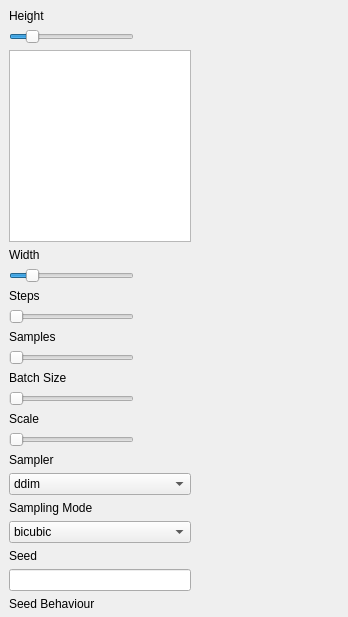
<?xml version="1.0" encoding="UTF-8"?>
<ui version="4.0">
 <class>txt2img_params</class>
 <widget class="QWidget" name="txt2img_params">
  <property name="geometry">
   <rect>
    <x>0</x>
    <y>0</y>
    <width>348</width>
    <height>617</height>
   </rect>
  </property>
  <property name="windowTitle">
   <string>Text-to-Image</string>
  </property>
  <property name="styleSheet">
   <string notr="true"/>
  </property>
  <widget class="QStackedWidget" name="stackedWidget">
   <property name="geometry">
    <rect>
     <x>0</x>
     <y>0</y>
     <width>200</width>
     <height>740</height>
    </rect>
   </property>
   <property name="maximumSize">
    <size>
     <width>200</width>
     <height>16777215</height>
    </size>
   </property>
   <property name="currentIndex">
    <number>0</number>
   </property>
   <widget class="QWidget" name="Settings">
    <layout class="QVBoxLayout" name="verticalLayout_3">
     <item>
      <widget class="QLabel" name="label">
       <property name="maximumSize">
        <size>
         <width>16777215</width>
         <height>20</height>
        </size>
       </property>
       <property name="styleSheet">
        <string notr="true"/>
       </property>
       <property name="text">
        <string>Height</string>
       </property>
      </widget>
     </item>
     <item>
      <widget class="QSlider" name="height">
       <property name="maximumSize">
        <size>
         <width>125</width>
         <height>16777215</height>
        </size>
       </property>
       <property name="minimum">
        <number>256</number>
       </property>
       <property name="maximum">
        <number>2048</number>
       </property>
       <property name="singleStep">
        <number>64</number>
       </property>
       <property name="pageStep">
        <number>128</number>
       </property>
       <property name="value">
        <number>512</number>
       </property>
       <property name="orientation">
        <enum>Qt::Horizontal</enum>
       </property>
      </widget>
     </item>
     <item>
      <widget class="QTextEdit" name="height_edit"/>
     </item>
     <item>
      <widget class="QLabel" name="label_2">
       <property name="maximumSize">
        <size>
         <width>16777215</width>
         <height>20</height>
        </size>
       </property>
       <property name="text">
        <string>Width</string>
       </property>
      </widget>
     </item>
     <item>
      <widget class="QSlider" name="width">
       <property name="maximumSize">
        <size>
         <width>125</width>
         <height>16777215</height>
        </size>
       </property>
       <property name="minimum">
        <number>256</number>
       </property>
       <property name="maximum">
        <number>2048</number>
       </property>
       <property name="singleStep">
        <number>64</number>
       </property>
       <property name="pageStep">
        <number>128</number>
       </property>
       <property name="value">
        <number>512</number>
       </property>
       <property name="orientation">
        <enum>Qt::Horizontal</enum>
       </property>
      </widget>
     </item>
     <item>
      <widget class="QLabel" name="label_3">
       <property name="maximumSize">
        <size>
         <width>16777215</width>
         <height>20</height>
        </size>
       </property>
       <property name="text">
        <string>Steps</string>
       </property>
      </widget>
     </item>
     <item>
      <widget class="QSlider" name="steps">
       <property name="maximumSize">
        <size>
         <width>125</width>
         <height>16777215</height>
        </size>
       </property>
       <property name="minimum">
        <number>1</number>
       </property>
       <property name="orientation">
        <enum>Qt::Horizontal</enum>
       </property>
      </widget>
     </item>
     <item>
      <widget class="QLabel" name="label_4">
       <property name="maximumSize">
        <size>
         <width>16777215</width>
         <height>20</height>
        </size>
       </property>
       <property name="text">
        <string>Samples</string>
       </property>
      </widget>
     </item>
     <item>
      <widget class="QSlider" name="samples">
       <property name="maximumSize">
        <size>
         <width>125</width>
         <height>16777215</height>
        </size>
       </property>
       <property name="orientation">
        <enum>Qt::Horizontal</enum>
       </property>
      </widget>
     </item>
     <item>
      <widget class="QLabel" name="label_5">
       <property name="maximumSize">
        <size>
         <width>16777215</width>
         <height>20</height>
        </size>
       </property>
       <property name="styleSheet">
        <string notr="true"/>
       </property>
       <property name="text">
        <string>Batch Size</string>
       </property>
      </widget>
     </item>
     <item>
      <widget class="QSlider" name="batchsize">
       <property name="maximumSize">
        <size>
         <width>125</width>
         <height>16777215</height>
        </size>
       </property>
       <property name="orientation">
        <enum>Qt::Horizontal</enum>
       </property>
      </widget>
     </item>
     <item>
      <widget class="QLabel" name="label_6">
       <property name="maximumSize">
        <size>
         <width>16777215</width>
         <height>20</height>
        </size>
       </property>
       <property name="text">
        <string>Scale</string>
       </property>
      </widget>
     </item>
     <item>
      <widget class="QSlider" name="scale">
       <property name="sizePolicy">
        <sizepolicy hsizetype="Expanding" vsizetype="Fixed">
         <horstretch>0</horstretch>
         <verstretch>0</verstretch>
        </sizepolicy>
       </property>
       <property name="maximumSize">
        <size>
         <width>125</width>
         <height>16777215</height>
        </size>
       </property>
       <property name="orientation">
        <enum>Qt::Horizontal</enum>
       </property>
      </widget>
     </item>
     <item>
      <widget class="QLabel" name="label_8">
       <property name="maximumSize">
        <size>
         <width>16777215</width>
         <height>20</height>
        </size>
       </property>
       <property name="text">
        <string>Sampler</string>
       </property>
      </widget>
     </item>
     <item>
      <widget class="QComboBox" name="sampler_n">
       <item>
        <property name="text">
         <string>ddim</string>
        </property>
       </item>
       <item>
        <property name="text">
         <string>plms</string>
        </property>
       </item>
       <item>
        <property name="text">
         <string>klms</string>
        </property>
       </item>
       <item>
        <property name="text">
         <string>dpm2</string>
        </property>
       </item>
       <item>
        <property name="text">
         <string>dpm2_ancestral</string>
        </property>
       </item>
       <item>
        <property name="text">
         <string>heun</string>
        </property>
       </item>
       <item>
        <property name="text">
         <string>euler</string>
        </property>
       </item>
       <item>
        <property name="text">
         <string>euler_ancestral</string>
        </property>
       </item>
      </widget>
     </item>
     <item>
      <widget class="QLabel" name="label_9">
       <property name="maximumSize">
        <size>
         <width>16777215</width>
         <height>20</height>
        </size>
       </property>
       <property name="text">
        <string>Sampling Mode</string>
       </property>
      </widget>
     </item>
     <item>
      <widget class="QComboBox" name="sampling_mode">
       <item>
        <property name="text">
         <string>bicubic</string>
        </property>
       </item>
       <item>
        <property name="text">
         <string>bilinear</string>
        </property>
       </item>
       <item>
        <property name="text">
         <string>nearest</string>
        </property>
       </item>
      </widget>
     </item>
     <item>
      <widget class="QLabel" name="label_10">
       <property name="maximumSize">
        <size>
         <width>16777215</width>
         <height>20</height>
        </size>
       </property>
       <property name="text">
        <string>Seed</string>
       </property>
      </widget>
     </item>
     <item>
      <widget class="QLineEdit" name="seed"/>
     </item>
     <item>
      <widget class="QLabel" name="label_11">
       <property name="maximumSize">
        <size>
         <width>16777215</width>
         <height>20</height>
        </size>
       </property>
       <property name="text">
        <string>Seed Behaviour</string>
       </property>
      </widget>
     </item>
     <item>
      <widget class="QComboBox" name="seed_behavior">
       <item>
        <property name="text">
         <string>iter</string>
        </property>
       </item>
       <item>
        <property name="text">
         <string>fixed</string>
        </property>
       </item>
       <item>
        <property name="text">
         <string>random</string>
        </property>
       </item>
      </widget>
     </item>
     <item>
      <widget class="QPushButton" name="pushButton">
       <property name="text">
        <string>Generate</string>
       </property>
      </widget>
     </item>
     <item>
      <spacer name="verticalSpacer">
       <property name="orientation">
        <enum>Qt::Vertical</enum>
       </property>
       <property name="sizeHint" stdset="0">
        <size>
         <width>20</width>
         <height>40</height>
        </size>
       </property>
      </spacer>
     </item>
    </layout>
   </widget>
   <widget class="QWidget" name="Files">
    <layout class="QVBoxLayout" name="verticalLayout_4">
     <item>
      <widget class="QCheckBox" name="checkBox_2">
       <property name="text">
        <string>Save as JPG</string>
       </property>
      </widget>
     </item>
     <item>
      <widget class="QCheckBox" name="checkBox_6">
       <property name="text">
        <string>Write Info Files</string>
       </property>
      </widget>
     </item>
     <item>
      <widget class="QCheckBox" name="checkBox_5">
       <property name="text">
        <string>Group by Prompt</string>
       </property>
      </widget>
     </item>
     <item>
      <widget class="QCheckBox" name="checkBox_4">
       <property name="text">
        <string>Save individual Images</string>
       </property>
      </widget>
     </item>
     <item>
      <widget class="QCheckBox" name="checkBox_3">
       <property name="text">
        <string>Seperate Prompts</string>
       </property>
      </widget>
     </item>
     <item>
      <widget class="QCheckBox" name="checkBox">
       <property name="text">
        <string>Normalize Prompt </string>
       </property>
      </widget>
     </item>
     <item>
      <spacer name="verticalSpacer_2">
       <property name="orientation">
        <enum>Qt::Vertical</enum>
       </property>
       <property name="sizeHint" stdset="0">
        <size>
         <width>20</width>
         <height>40</height>
        </size>
       </property>
      </spacer>
     </item>
    </layout>
   </widget>
   <widget class="QWidget" name="Upscaling">
    <layout class="QVBoxLayout" name="verticalLayout_5">
     <item>
      <widget class="QCheckBox" name="checkBox_8">
       <property name="text">
        <string>CheckBox</string>
       </property>
      </widget>
     </item>
     <item>
      <widget class="QCheckBox" name="checkBox_7">
       <property name="text">
        <string>CheckBox</string>
       </property>
      </widget>
     </item>
     <item>
      <widget class="QComboBox" name="comboBox_4">
       <item>
        <property name="text">
         <string>RealESRGAN_x4plus</string>
        </property>
       </item>
       <item>
        <property name="text">
         <string>RealESRGAN_x4plus_anime</string>
        </property>
       </item>
      </widget>
     </item>
     <item>
      <spacer name="verticalSpacer_3">
       <property name="orientation">
        <enum>Qt::Vertical</enum>
       </property>
       <property name="sizeHint" stdset="0">
        <size>
         <width>20</width>
         <height>40</height>
        </size>
       </property>
      </spacer>
     </item>
    </layout>
   </widget>
  </widget>
 </widget>
 <resources/>
 <connections/>
</ui>
